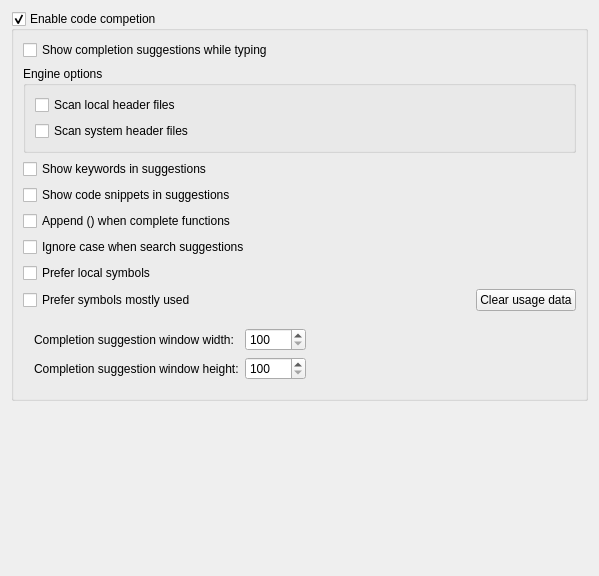
<?xml version="1.0" encoding="UTF-8"?>
<ui version="4.0">
 <class>EditorCodeCompletionWidget</class>
 <widget class="QWidget" name="EditorCodeCompletionWidget">
  <property name="geometry">
   <rect>
    <x>0</x>
    <y>0</y>
    <width>599</width>
    <height>576</height>
   </rect>
  </property>
  <property name="windowTitle">
   <string>Form</string>
  </property>
  <layout class="QVBoxLayout" name="verticalLayout">
   <item>
    <widget class="QGroupBox" name="grpEnabled">
     <property name="title">
      <string>Enable code competion</string>
     </property>
     <property name="flat">
      <bool>false</bool>
     </property>
     <property name="checkable">
      <bool>true</bool>
     </property>
     <layout class="QVBoxLayout" name="verticalLayout_3">
      <item>
       <widget class="QCheckBox" name="chkShowSuggestionWhileTyping">
        <property name="text">
         <string>Show completion suggestions while typing</string>
        </property>
       </widget>
      </item>
      <item>
       <widget class="QGroupBox" name="groupBox">
        <property name="title">
         <string>Engine options</string>
        </property>
        <layout class="QVBoxLayout" name="verticalLayout_2">
         <item>
          <widget class="QCheckBox" name="chkParseLocalFiles">
           <property name="text">
            <string>Scan local header files</string>
           </property>
          </widget>
         </item>
         <item>
          <widget class="QCheckBox" name="chkParseSystemFiles">
           <property name="text">
            <string>Scan system header files</string>
           </property>
          </widget>
         </item>
        </layout>
       </widget>
      </item>
      <item>
       <widget class="QCheckBox" name="chkShowKeywords">
        <property name="text">
         <string>Show keywords in suggestions</string>
        </property>
       </widget>
      </item>
      <item>
       <widget class="QCheckBox" name="chkShowCodeIns">
        <property name="text">
         <string>Show code snippets in suggestions</string>
        </property>
       </widget>
      </item>
      <item>
       <widget class="QCheckBox" name="chkAppendFunc">
        <property name="text">
         <string>Append () when complete functions</string>
        </property>
       </widget>
      </item>
      <item>
       <widget class="QCheckBox" name="chkIgnoreCases">
        <property name="text">
         <string>Ignore case when search suggestions</string>
        </property>
       </widget>
      </item>
      <item>
       <widget class="QCheckBox" name="chkSortByScope">
        <property name="text">
         <string>Prefer local symbols</string>
        </property>
       </widget>
      </item>
      <item>
       <widget class="QWidget" name="widget" native="true">
        <layout class="QHBoxLayout" name="horizontalLayout">
         <property name="leftMargin">
          <number>0</number>
         </property>
         <property name="topMargin">
          <number>0</number>
         </property>
         <property name="rightMargin">
          <number>0</number>
         </property>
         <property name="bottomMargin">
          <number>0</number>
         </property>
         <item>
          <widget class="QCheckBox" name="chkRecordUsage">
           <property name="text">
            <string>Prefer symbols mostly used</string>
           </property>
          </widget>
         </item>
         <item>
          <spacer name="horizontalSpacer">
           <property name="orientation">
            <enum>Qt::Horizontal</enum>
           </property>
           <property name="sizeHint" stdset="0">
            <size>
             <width>40</width>
             <height>20</height>
            </size>
           </property>
          </spacer>
         </item>
         <item>
          <widget class="QPushButton" name="btnClearUsageData">
           <property name="text">
            <string>Clear usage data</string>
           </property>
          </widget>
         </item>
        </layout>
       </widget>
      </item>
      <item>
       <widget class="QWidget" name="widget_2" native="true">
        <layout class="QGridLayout" name="gridLayout">
         <property name="leftMargin">
          <number>11</number>
         </property>
         <property name="topMargin">
          <number>11</number>
         </property>
         <item row="0" column="0">
          <widget class="QLabel" name="label">
           <property name="text">
            <string>Completion suggestion window width:</string>
           </property>
          </widget>
         </item>
         <item row="0" column="2">
          <spacer name="horizontalSpacer_2">
           <property name="orientation">
            <enum>Qt::Horizontal</enum>
           </property>
           <property name="sizeHint" stdset="0">
            <size>
             <width>40</width>
             <height>20</height>
            </size>
           </property>
          </spacer>
         </item>
         <item row="0" column="1">
          <widget class="QSpinBox" name="spinWidth">
           <property name="minimum">
            <number>100</number>
           </property>
           <property name="maximum">
            <number>10000</number>
           </property>
          </widget>
         </item>
         <item row="1" column="0">
          <widget class="QLabel" name="label_2">
           <property name="text">
            <string>Completion suggestion window height:</string>
           </property>
          </widget>
         </item>
         <item row="1" column="1">
          <widget class="QSpinBox" name="spinHeight">
           <property name="minimum">
            <number>100</number>
           </property>
           <property name="maximum">
            <number>10000</number>
           </property>
          </widget>
         </item>
        </layout>
       </widget>
      </item>
     </layout>
    </widget>
   </item>
   <item>
    <spacer name="verticalSpacer">
     <property name="orientation">
      <enum>Qt::Vertical</enum>
     </property>
     <property name="sizeHint" stdset="0">
      <size>
       <width>20</width>
       <height>40</height>
      </size>
     </property>
    </spacer>
   </item>
  </layout>
 </widget>
 <resources/>
 <connections/>
</ui>
